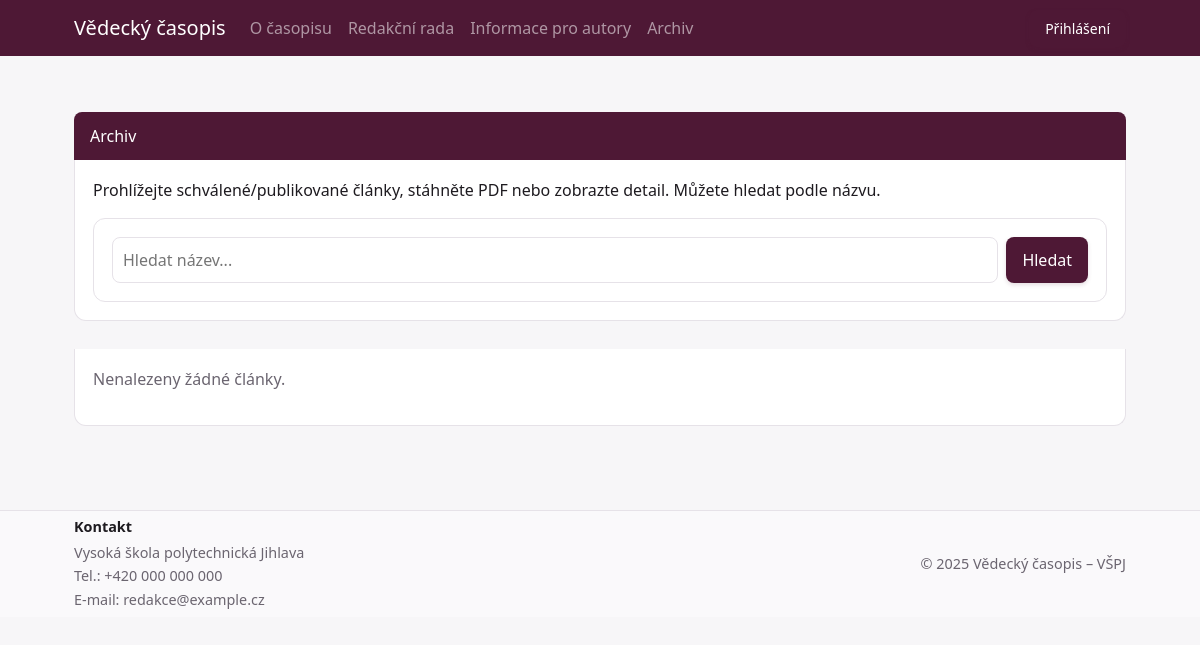
/Frontend/archive.php, run on an earlier commit of the app's database.
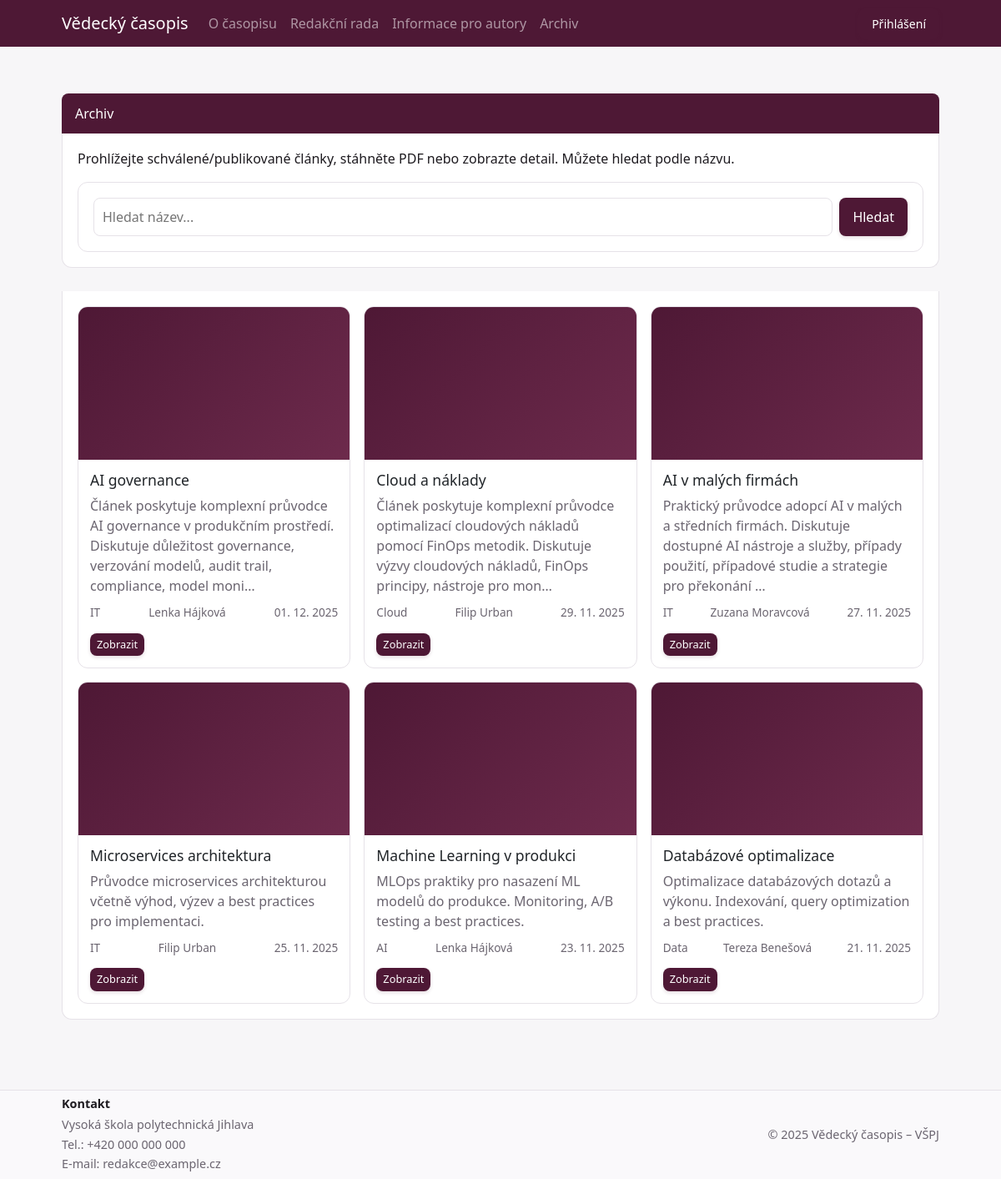
And on a later commit of the database.
### tables this page shows
CREATE TABLE `posts` (
  `id` int NOT NULL AUTO_INCREMENT,
  `title` varchar(255) DEFAULT NULL,
  `body` text COMMENT 'Content of the post',
  `abstract` text DEFAULT NULL COMMENT 'Abstrakt článku',
  `keywords` varchar(500) DEFAULT NULL COMMENT 'Klíčová slova oddělená čárkami',
  `user_id` int DEFAULT NULL,
  `state` int DEFAULT NULL,
  `file_path` varchar(255) DEFAULT NULL,
  `image_path` varchar(255) DEFAULT NULL COMMENT 'Náhledový obrázek článku',
  `topic` varchar(255) DEFAULT NULL,
  `authors` text,
  `issue_id` int DEFAULT NULL,
  `published_at` datetime DEFAULT NULL,
  `created_at` datetime DEFAULT NULL,
  `updated_at` datetime DEFAULT NULL,
  `created_by` int DEFAULT NULL,
  `updated_by` int DEFAULT NULL,
  `final_decision` varchar(50) DEFAULT NULL,
  `final_note` text,
  `final_decided_at` datetime DEFAULT NULL,
  `final_decided_by` int DEFAULT NULL,
  PRIMARY KEY (`id`),
  KEY `state` (`state`),
  KEY `user_id` (`user_id`),
  KEY `issue_id` (`issue_id`)
);

### Database/dataControl.php (called while the page is built, shortened)
<?php
require_once 'db.php';
function select($table, $columns = "*", $where = "")
{
    global $conn;
    $sql = "SELECT $columns FROM $table";
    if ($where) $sql .= " WHERE $where";
    $result = $conn->query($sql);
    $rows = [];
    while ($row = $result->fetch_assoc()) {
        $rows[] = $row;
    }
    return $rows;
}

### Frontend/archive.php (the view, shortened to what this page needs)
<?php require_once __DIR__ . '/Include/bootstrap.php'; ?>
<?php require_once __DIR__ . '/Include/header.php'; ?>
<?php require_once __DIR__ . '/../Database/db.php'; ?>
<?php require_once __DIR__ . '/../Database/dataControl.php'; ?>
<?php
$query = trim($_GET['q'] ?? '');
$publishedStateId = null;
$wf = select('workflow', 'id', "state = 'Schválen'");
if (!empty($wf)) {
    $publishedStateId = (int)$wf[0]['id'];
}
$sql = "SELECT p.id, p.title, p.abstract, p.topic, p.authors, p.published_at, p.file_path, u.username AS author
        FROM posts p
        LEFT JOIN users u ON p.user_id = u.id
        WHERE 1=1";
if ($publishedStateId !== null) {
    $sql .= " AND p.state = " . (int)$publishedStateId;
} else {
    $sql .= " AND p.published_at IS NOT NULL";
}
$sql .= " ORDER BY COALESCE(p.published_at, p.created_at) DESC";
$articles = [];
$result = $conn->query($sql);
if ($result && $result->num_rows > 0) {
    while ($row = $result->fetch_assoc()) {
        $articles[] = $row;
    }
}
?>
<section class="section">
  <div class="section-title">Archiv</div>
  <div class="section-body">
    <p>Prohlížejte schválené/publikované články, stáhněte PDF nebo zobrazte detail. Můžete hledat podle názvu.</p>
    <form method="GET" action="./archive.php" style="margin-top:12px; display:flex; gap:8px; flex-wrap:wrap;">
      <input type="text" name="q" value="<?= e($query) ?>" placeholder="Hledat název..." style="flex:1; min-width:240px; padding:10px; border:1px solid var(--border); border-radius:8px;">
      <button class="btn" type="submit" style="background:var(--brand); color:white;">Hledat</button>
    </form>
  </div>
</section>
<section class="section">
  <div class="section-body">
    <?php if (empty($articles)): ?>
      <p style="color:var(--muted);">Nenalezeny žádné články.</p>
    <?php else: ?>
      <div class="cards">
        <?php foreach ($articles as $a): ?>
          <article class="card">
            <div class="thumb"></div>
            <div class="body">
              <h3><?= e($a['title'] ?? 'Bez názvu') ?></h3>
              <?php if (!empty($a['abstract'])): ?>
                <p class="feature-text"><?= e(mb_substr($a['abstract'], 0, 160, 'UTF-8')) ?><?= strlen($a['abstract']) > 160 ? '…' : '' ?></p>
              <?php endif; ?>
              <div class="meta">
                <span><?= e($a['topic'] ?? 'Obecné') ?></span>
                <?php if (!empty($a['authors'])): ?>
                  <span><?= e($a['authors']) ?></span>
                <?php elseif (!empty($a['author'])): ?>
                  <span><?= e($a['author']) ?></span>
                <?php endif; ?>
                <?php if (!empty($a['published_at'])): ?>
                  <span><?= date('d. m. Y', strtotime($a['published_at'])) ?></span>
                <?php endif; ?>
              </div>
            </div>
            <div class="actions">
              <a class="btn btn-small" href="./article.php?id=<?= (int)$a['id'] ?>">Zobrazit</a>
            </div>
          </article>
        <?php endforeach; ?>
      </div>
    <?php endif; ?>
  </div>
</section>
<?php require_once __DIR__ . '/Include/footer.php'; ?>

### Frontend/Include/bootstrap.php (shortened to what this page needs)
<?php
function e(string $value): string {
    return htmlspecialchars($value, ENT_QUOTES | ENT_SUBSTITUTE, 'UTF-8');
}
?>
<!DOCTYPE html>
<html lang="cs">
<head>
    <link href="https://cdn.jsdelivr.net/npm/bootstrap@5.3.3/dist/css/bootstrap.min.css" rel="stylesheet">
    <link rel="stylesheet" href="./Assets/CSS/main.css">
</head>
<body>

### Frontend/Include/header.php (shortened to what this page needs)
<header class="site-header">
    <nav class="navbar navbar-expand-lg navbar-dark" style="background: var(--brand)">
        <div class="container">
            <a class="navbar-brand" href="./index.php">Vědecký časopis</a>
            <div class="collapse navbar-collapse" id="mainNavbar">
                <ul class="navbar-nav me-auto mb-2 mb-lg-0">
                    <li class="nav-item"><a class="nav-link" href="./index.php">O časopisu</a></li>
                    <li class="nav-item"><a class="nav-link" href="./board.php">Redakční rada</a></li>
                    <li class="nav-item"><a class="nav-link" href="./authors.php">Informace pro autory</a></li>
                    <li class="nav-item"><a class="nav-link" href="./archive.php">Archiv</a></li>
                </ul>
                <div class="d-flex align-items-center gap-3 header-actions">
                    <?php if (!empty($_SESSION['user']['username'])): ?>
                        <span class="text-white-50 small">Přihlášen: <?= e($_SESSION['user']['username']) ?></span>
                        <a class="btn btn-light btn-sm" href="./user.php">Účet</a>
                        <form class="inline" action="../Backend/userControl.php" method="post">
                            <button class="btn btn-outline-light btn-sm" type="submit" name="action" value="logOut">Odhlásit</button>
                        </form>
                    <?php else: ?>
                        <a class="btn btn-light btn-sm" href="./login.php">Přihlášení</a>
                    <?php endif; ?>
                </div>
            </div>
        </div>
    </nav>
</header>
<main class="container">

### Frontend/Include/footer.php (shortened to what this page needs)
</main>
<footer class="site-footer">
    <div class="container footer-grid">
        <div class="footer-col">
            <div class="footer-title">Kontakt</div>
            <ul class="footer-list">
                <li>Vysoká škola polytechnická Jihlava</li>
                <li>Tel.: +420 000 000 000</li>
                <li>E‑mail: redakce@example.cz</li>
            </ul>
        </div>
        <div class="footer-col align-right">
            <p>&copy; <?= date('Y') ?> Vědecký časopis – VŠPJ</p>
        </div>
    </div>
</footer>
</body>
</html>

### Frontend/Assets/CSS/main.css (style rules this page uses)
:root { --bg:#f7f6f8; --text:#1e1b20; --muted:#6b6570; --brand:#4e1835; --brand-2:#6d2a4c; --surface:#ffffff; --border:#e6e2e8; --success:#2e7d32; --error:#b00020; }
* { box-sizing:border-box }
html,body { margin:0;padding:0;background:var(--bg);color:var(--text);font:16px/1.5 system-ui,-apple-system,Segoe UI,Roboto,Ubuntu,"Helvetica Neue",Arial }
.no-scroll-x, body { overflow-x:hidden }
.container { max-width:1100px;margin:0 auto;padding:0 24px }
.site-header { position:sticky;top:0;z-index:10 }
.header-actions { gap:12px }
.btn { background:var(--brand);border:none;color:#fff;padding:8px 16px;border-radius:8px;cursor:pointer;text-decoration:none;display:inline-block;font-weight:500;transition:all .2s ease;box-shadow:0 2px 4px rgba(78,24,53,.15) }
.btn-small { font-size:.8rem;padding:4px 8px }
main.container { padding:28px 24px }
.section { margin:28px 0 }
.section-title { background:var(--brand);color:#fff;padding:12px 16px;border-radius:8px 8px 0 0 }
.section-body { background:var(--surface);border:1px solid var(--border);border-top:none;border-radius:0 0 12px 12px;padding:18px }
.cards { display:grid;grid-template-columns:repeat(auto-fit,minmax(260px,1fr));gap:16px }
.card { background:var(--surface);border:1px solid var(--border);border-radius:12px;overflow:hidden;display:flex;flex-direction:column }
.card .thumb { background:linear-gradient(135deg,var(--brand),var(--brand-2));aspect-ratio:16/9 }
.card .body { padding:14px }
.card h3 { margin:0 0 8px;font-size:1.1rem }
.card p { margin:0 0 10px;color:var(--muted) }
.card .meta { display:flex;justify-content:space-between;align-items:center;color:var(--muted);font-size:.85rem }
.card .actions { padding:0 14px 14px;margin-top:auto }
form:not(.inline) { background:var(--surface);border:1px solid var(--border);border-radius:12px;padding:18px }
input,textarea { width:100%;padding:10px;border:1px solid var(--border);border-radius:8px;background:#fff }
.site-footer { border-top:1px solid var(--border);background:#faf9fb;color:var(--muted);padding:5px 0;margin-top:28px;font-size:.9rem }
.site-footer p { margin:0 }
.footer-grid { display:grid;grid-template-columns:1.2fr auto;gap:8px;align-items:start }
.footer-title { font-weight:700;color:var(--text);margin-bottom:4px }
.footer-list { list-style:none;margin:0;padding:0 }
.footer-list li { margin:2px 0 }
.align-right { justify-self:end;align-self:center }
.feature-text { margin:0 0 12px;color:var(--muted) }

What changed in the data, as far as the page shows it:
added posts: title "AI governance", abstract "Článek poskytuje komplexní průvodce AI governance v produkčním prostředí. Diskutuje důležitost governance, verzování modelů, audit trail, compliance, model moni", topic "IT", authors "Lenka Hájková", published_at "01. 12. 2025"
added posts: title "Cloud a náklady", abstract "Článek poskytuje komplexní průvodce optimalizací cloudových nákladů pomocí FinOps metodik. Diskutuje výzvy cloudových nákladů, FinOps principy, nástroje pro mon", topic "Cloud", authors "Filip Urban", published_at "29. 11. 2025"
added posts: title "AI v malých firmách", abstract "Praktický průvodce adopcí AI v malých a středních firmách. Diskutuje dostupné AI nástroje a služby, případy použití, případové studie a strategie pro překonání", topic "IT", authors "Zuzana Moravcová", published_at "27. 11. 2025"
added posts: title "Microservices architektura", abstract "Průvodce microservices architekturou včetně výhod, výzev a best practices pro implementaci.", topic "IT", authors "Filip Urban", published_at "25. 11. 2025"
added posts: title "Machine Learning v produkci", abstract "MLOps praktiky pro nasazení ML modelů do produkce. Monitoring, A/B testing a best practices.", topic "AI", authors "Lenka Hájková", published_at "23. 11. 2025"
added posts: title "Databázové optimalizace", abstract "Optimalizace databázových dotazů a výkonu. Indexování, query optimization a best practices.", topic "Data", authors "Tereza Benešová", published_at "21. 11. 2025"
Also different on the page:
text no longer shown: "Nenalezeny žádné články."
